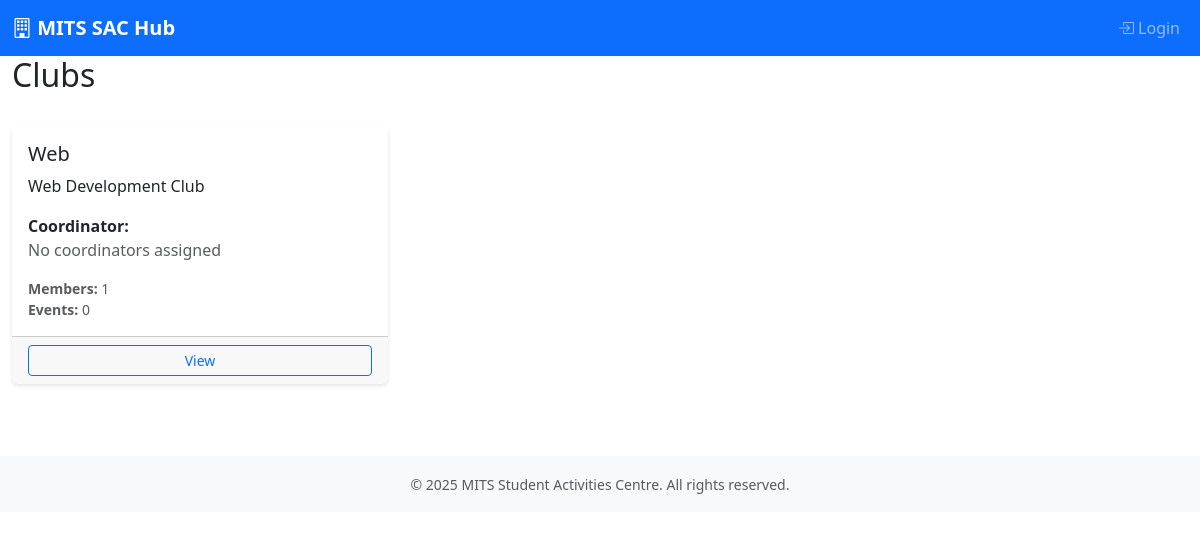
Before: /clubs/ with the older database file.
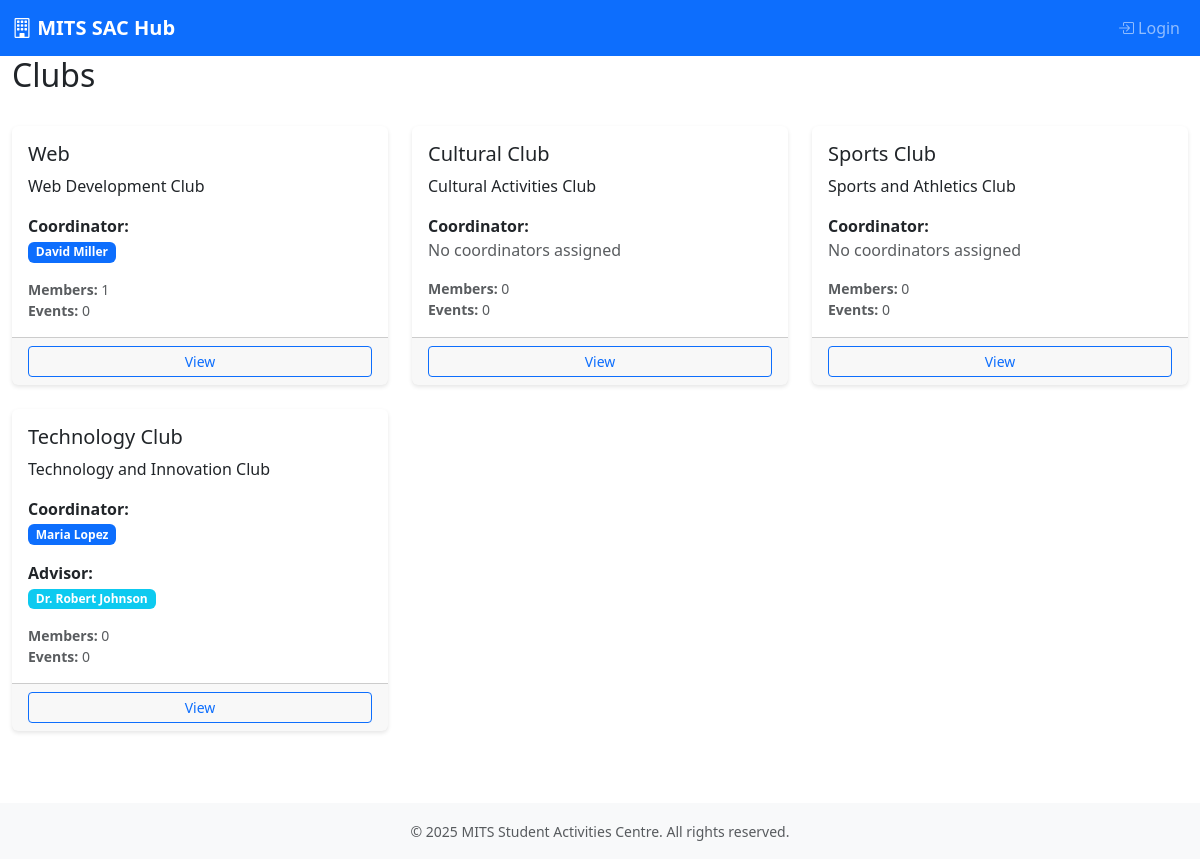
After: the same page with the newer database file.
### users/models.py (models this page shows, shortened)
class Club(models.Model):
	name = models.CharField(max_length=100, unique=True)
	description = models.TextField(blank=True)
	coordinators = models.ManyToManyField('User', blank=True, related_name='coordinated_clubs', help_text='Club Coordinators (Users)')
	advisor = models.ForeignKey('User', on_delete=models.SET_NULL, null=True, blank=True, related_name='advised_clubs', limit_choices_to={'roles': 'FACULTY'}, help_text='Club Advisor (Faculty)')

class User(AbstractUser):
	roll_no = models.CharField(max_length=20, unique=True, null=True, blank=True, help_text='Student Roll Number (used as username for students)')
	email = models.EmailField(unique=True, null=True, blank=True)
	contact_number = models.CharField(max_length=15, blank=True, null=True)
	roles = models.JSONField(default=list, help_text='List of roles for the user')
	department = models.ForeignKey(Department, on_delete=models.SET_NULL, null=True, blank=True, related_name='users')
	clubs = models.ManyToManyField(Club, blank=True, related_name='members')
	USERNAME_FIELD = 'username'
	REQUIRED_FIELDS = ['email', 'roll_no']

### clubs/frontend_views.py (the view)
# urls.py: path("clubs/", club_list, name="club_list"),
def club_list(request):
    clubs = Club.objects.all().prefetch_related('coordinators', 'members', 'events')
    clubs = clubs.annotate(
        members_count=Count('members'),
        events_count=Count('events')
    )
    paginator = Paginator(clubs, 12)
    page_number = request.GET.get('page')
    clubs = paginator.get_page(page_number)
    return render(request, 'clubs/club_list.html', {'clubs': clubs})

### sac_project/templates/clubs/club_list.html (shortened to what this page needs)
{% extends 'base.html' %}
{% block content %}
<div class="d-flex justify-content-between align-items-center mb-4">
    <h2>Clubs</h2>
</div>
<div class="row">
    {% for club in clubs %}
        <div class="col-md-6 col-lg-4 mb-4">
            <div class="card h-100">
                <div class="card-body">
                    <h5 class="card-title">{{ club.name }}</h5>
                    <p class="card-text">{{ club.description|truncatewords:20 }}</p>
                    <div class="mb-3">
                        <strong>Coordinator{% if club.coordinators.count > 1 %}s{% endif %}:</strong><br>
                        {% for coordinator in club.coordinators.all %}
                            <span class="badge bg-primary me-1">{{ coordinator.get_full_name }}</span>
                        {% empty %}
                            <span class="text-muted">No coordinators assigned</span>
                        {% endfor %}
                    </div>
                    {% if club.advisor %}
                    <div class="mb-3">
                        <strong>Advisor:</strong><br>
                        <span class="badge bg-info">{{ club.advisor.get_full_name }}</span>
                    </div>
                    {% endif %}
                    <div class="small text-muted">
                        <strong>Members:</strong> {{ club.members.count }}<br>
                        <strong>Events:</strong> {{ club.events.count }}
                    </div>
                </div>
                <div class="card-footer">
                    <div class="btn-group w-100" role="group">
                        <a href="{% url 'club_detail' club.id %}" class="btn btn-outline-primary btn-sm">View</a>
                    </div>
                </div>
            </div>
        </div>
    {% endfor %}
</div>
{% endblock %}

### sac_project/templates/base.html (shortened to what this page needs)
<!DOCTYPE html>
<html lang="en">
<head>
    <link rel="stylesheet" href="https://cdn.jsdelivr.net/npm/bootstrap@5.3.0/dist/css/bootstrap.min.css">
    <link rel="stylesheet" href="https://cdn.jsdelivr.net/npm/bootstrap-icons@1.11.0/font/bootstrap-icons.css">
</head>
<body>
    <nav class="navbar navbar-expand-lg navbar-dark bg-primary">
        <div class="container-fluid">
            <a class="navbar-brand" href="/">
                <i class="bi bi-building"></i> MITS SAC Hub
            </a>
            <div class="collapse navbar-collapse" id="navbarNav">
                <ul class="navbar-nav">
                    {% if user.is_authenticated %}
                        <li class="nav-item dropdown">
                            <a class="nav-link dropdown-toggle notification-badge" href="#" role="button" data-bs-toggle="dropdown">
                                <i class="bi bi-bell"></i>
                                {% if unread_notifications_count > 0 %}
                                    <span class="badge bg-danger rounded-pill">{{ unread_notifications_count }}</span>
                                {% endif %}
                            </a>
                            <ul class="dropdown-menu dropdown-menu-end" style="width: 300px;">
                                <li><h6 class="dropdown-header">Notifications</h6></li>
                                {% if recent_notifications %}
                                    {% for notification in recent_notifications %}
                                    <li>
                                        <a class="dropdown-item {% if not notification.read %}fw-bold{% endif %}" href="#"
                                           onclick="markNotificationRead({{ notification.id }})">
                                            <small class="text-muted">{{ notification.created_at|timesince }} ago</small><br>
                                            {{ notification.message|truncatewords:10 }}
                                        </a>
                                    </li>
                                    {% endfor %}
                                    <li><hr class="dropdown-divider"></li>
                                    <li><a class="dropdown-item text-center" href="{% url 'notifications_list' %}">View All</a></li>
                                {% else %}
                                    <li><span class="dropdown-item-text">No notifications</span></li>
                                {% endif %}
                            </ul>
                        </li>
                        <li class="nav-item dropdown">
                            <a class="nav-link dropdown-toggle user-dropdown" href="#" role="button" data-bs-toggle="dropdown">
                                <i class="bi bi-person-circle"></i> {{ user.get_full_name|default:user.username }}
                            </a>
                            <ul class="dropdown-menu dropdown-menu-end">
                                <li><h6 class="dropdown-header">{{ user.email }}</h6></li>
                                <li><hr class="dropdown-divider"></li>
                                {% if user.roles %}
                                    {% for role in user.roles %}
                                        <li><a class="dropdown-item" href="{% url 'student-dashboard' %}">
                                            <i class="bi bi-speedometer2"></i> {{ role|title }} Dashboard
                                        </a></li>
                                    {% endfor %}
                                    <li><hr class="dropdown-divider"></li>
                                {% endif %}
                                <li><a class="dropdown-item" href="{% url 'profile' %}">
                                    <i class="bi bi-person"></i> Profile
                                </a></li>
                                <li><a class="dropdown-item" href="{% url 'settings' %}">
                                    <i class="bi bi-gear"></i> Settings
                                </a></li>
                                <li><hr class="dropdown-divider"></li>
                                <li><a class="dropdown-item" href="{% url 'logout' %}">
                                    <i class="bi bi-box-arrow-right"></i> Logout
                                </a></li>
                            </ul>
                        </li>
                    {% else %}
                        <li class="nav-item">
                            <a class="nav-link" href="{% url 'login' %}">
                                <i class="bi bi-box-arrow-in-right"></i> Login
                            </a>
                        </li>
                    {% endif %}
                </ul>
            </div>
        </div>
    </nav>
    <div class="container-fluid">
        {% block content %}{% endblock %}
    </div>
    <footer class="bg-light text-center text-muted py-3 mt-5">
        <div class="container">
            <small>&copy; 2025 MITS Student Activities Centre. All rights reserved.</small>
        </div>
    </footer>
</body>
</html>

### sac_project/templates/base.html (style rules this page uses)
.navbar-brand { font-weight: bold; }
.card { border: none; box-shadow: 0 2px 4px rgba(0,0,0,0.1); }

Changed rows visible on the page:
shown differently, row unchanged: Club "Web": no longer shows "No coordinators assigned"
added User: get_full_name "David Miller", shown under Club "Web"
added Club: name "Cultural Club", description "Cultural Activities Club", members.count "0", events.count "0"
added Club: name "Sports Club", description "Sports and Athletics Club", members.count "0", events.count "0"
added Club: name "Technology Club", description "Technology and Innovation Club", advisor.get_full_name "Dr. Robert Johnson", members.count "0", events.count "0"
added User: get_full_name "Maria Lopez", shown under "Technology Club"
